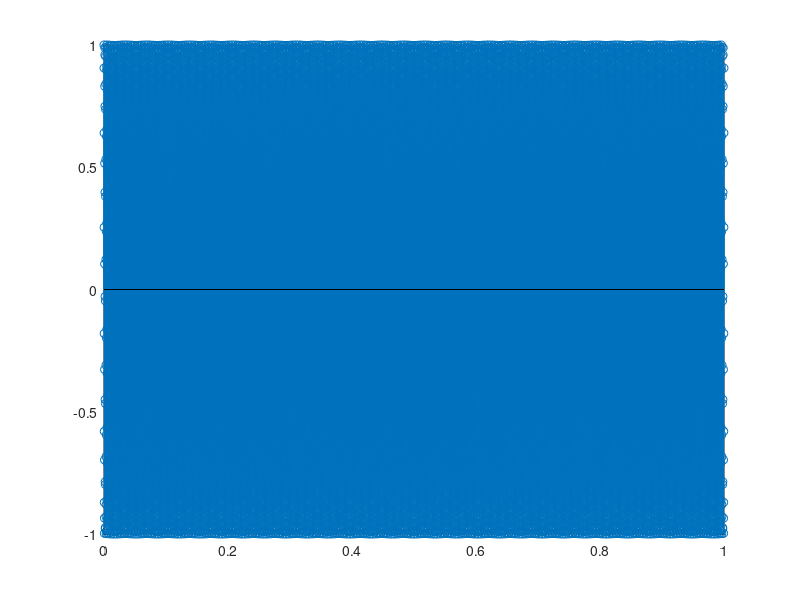
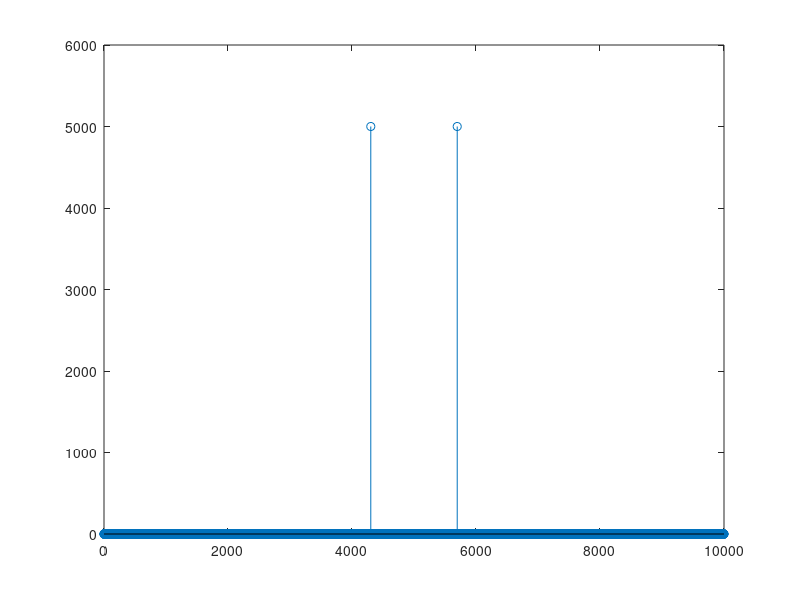

MATLAB code to generate these figures, in order: (Note: this script raises an error after producing the figures.)
clear 
fs=10000;
f=697;
T=1/fs;
t=[0:T:f/f-T];
input=cos(2*pi*f.*t);
figure(1);
stem(t,input);
output=fftshift(fft(input));
figure(2);
stem([0:length(input)-1],abs(output));
%stem(linspace(-fs/2,fs/2,length(t)),abs(output));
N=length(input);
x=zeros(1,N);
for k=[1:N]
[vk,vk_last]=compute_vk(N,input,N,k);
x(k)=vk-(exp(-1i*2*pi/N*k))*vk_last;
end
figure(3)
stem(abs(x));
